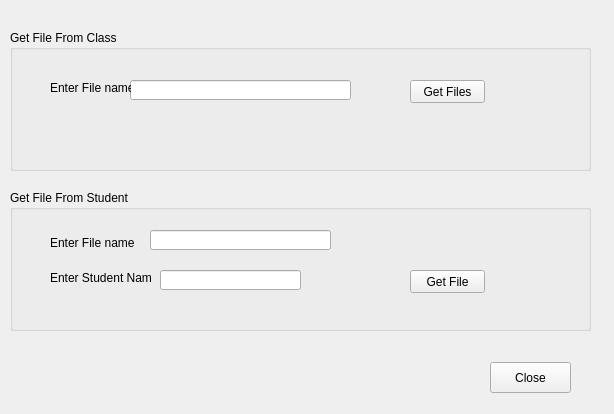
<?xml version="1.0" encoding="UTF-8"?>
<ui version="4.0">
 <class>ReceiveFile</class>
 <widget class="QWidget" name="ReceiveFile">
  <property name="geometry">
   <rect>
    <x>0</x>
    <y>0</y>
    <width>614</width>
    <height>414</height>
   </rect>
  </property>
  <property name="windowTitle">
   <string>Form</string>
  </property>
  <widget class="QGroupBox" name="groupBox">
   <property name="geometry">
    <rect>
     <x>10</x>
     <y>30</y>
     <width>581</width>
     <height>141</height>
    </rect>
   </property>
   <property name="title">
    <string>Get File From Class</string>
   </property>
   <widget class="QLineEdit" name="lineEdit">
    <property name="geometry">
     <rect>
      <x>120</x>
      <y>50</y>
      <width>221</width>
      <height>20</height>
     </rect>
    </property>
   </widget>
   <widget class="QLabel" name="label">
    <property name="geometry">
     <rect>
      <x>40</x>
      <y>50</y>
      <width>81</width>
      <height>16</height>
     </rect>
    </property>
    <property name="text">
     <string>Enter File name</string>
    </property>
   </widget>
   <widget class="QPushButton" name="pushButton_2">
    <property name="geometry">
     <rect>
      <x>400</x>
      <y>50</y>
      <width>75</width>
      <height>23</height>
     </rect>
    </property>
    <property name="text">
     <string>Get Files</string>
    </property>
   </widget>
  </widget>
  <widget class="QGroupBox" name="groupBox_2">
   <property name="geometry">
    <rect>
     <x>10</x>
     <y>190</y>
     <width>581</width>
     <height>141</height>
    </rect>
   </property>
   <property name="title">
    <string>Get File From Student</string>
   </property>
   <widget class="QLabel" name="label_2">
    <property name="geometry">
     <rect>
      <x>40</x>
      <y>43</y>
      <width>91</width>
      <height>20</height>
     </rect>
    </property>
    <property name="text">
     <string>Enter File name</string>
    </property>
   </widget>
   <widget class="QLabel" name="label_3">
    <property name="geometry">
     <rect>
      <x>40</x>
      <y>80</y>
      <width>101</width>
      <height>16</height>
     </rect>
    </property>
    <property name="text">
     <string>Enter Student Name</string>
    </property>
   </widget>
   <widget class="QLineEdit" name="lineEdit_2">
    <property name="geometry">
     <rect>
      <x>140</x>
      <y>40</y>
      <width>181</width>
      <height>20</height>
     </rect>
    </property>
   </widget>
   <widget class="QLineEdit" name="lineEdit_3">
    <property name="geometry">
     <rect>
      <x>150</x>
      <y>80</y>
      <width>141</width>
      <height>20</height>
     </rect>
    </property>
   </widget>
   <widget class="QPushButton" name="pushButton_3">
    <property name="geometry">
     <rect>
      <x>400</x>
      <y>80</y>
      <width>75</width>
      <height>23</height>
     </rect>
    </property>
    <property name="text">
     <string>Get File</string>
    </property>
   </widget>
  </widget>
  <widget class="QPushButton" name="pushButton">
   <property name="geometry">
    <rect>
     <x>490</x>
     <y>362</y>
     <width>81</width>
     <height>31</height>
    </rect>
   </property>
   <property name="text">
    <string>Close</string>
   </property>
  </widget>
 </widget>
 <resources/>
 <connections>
  <connection>
   <sender>pushButton</sender>
   <signal>clicked()</signal>
   <receiver>ReceiveFile</receiver>
   <slot>close()</slot>
   <hints>
    <hint type="sourcelabel">
     <x>535</x>
     <y>379</y>
    </hint>
    <hint type="destinationlabel">
     <x>760</x>
     <y>384</y>
    </hint>
   </hints>
  </connection>
  <connection>
   <sender>pushButton_2</sender>
   <signal>clicked()</signal>
   <receiver>ReceiveFile</receiver>
   <slot>getStudentFiles()</slot>
   <hints>
    <hint type="sourcelabel">
     <x>465</x>
     <y>84</y>
    </hint>
    <hint type="destinationlabel">
     <x>675</x>
     <y>90</y>
    </hint>
   </hints>
  </connection>
  <connection>
   <sender>pushButton_3</sender>
   <signal>clicked()</signal>
   <receiver>ReceiveFile</receiver>
   <slot>getFileFormOneStudent()</slot>
   <hints>
    <hint type="sourcelabel">
     <x>478</x>
     <y>282</y>
    </hint>
    <hint type="destinationlabel">
     <x>701</x>
     <y>276</y>
    </hint>
   </hints>
  </connection>
 </connections>
 <slots>
  <slot>getStudentFiles()</slot>
  <slot>getFileFormOneStudent()</slot>
 </slots>
</ui>
